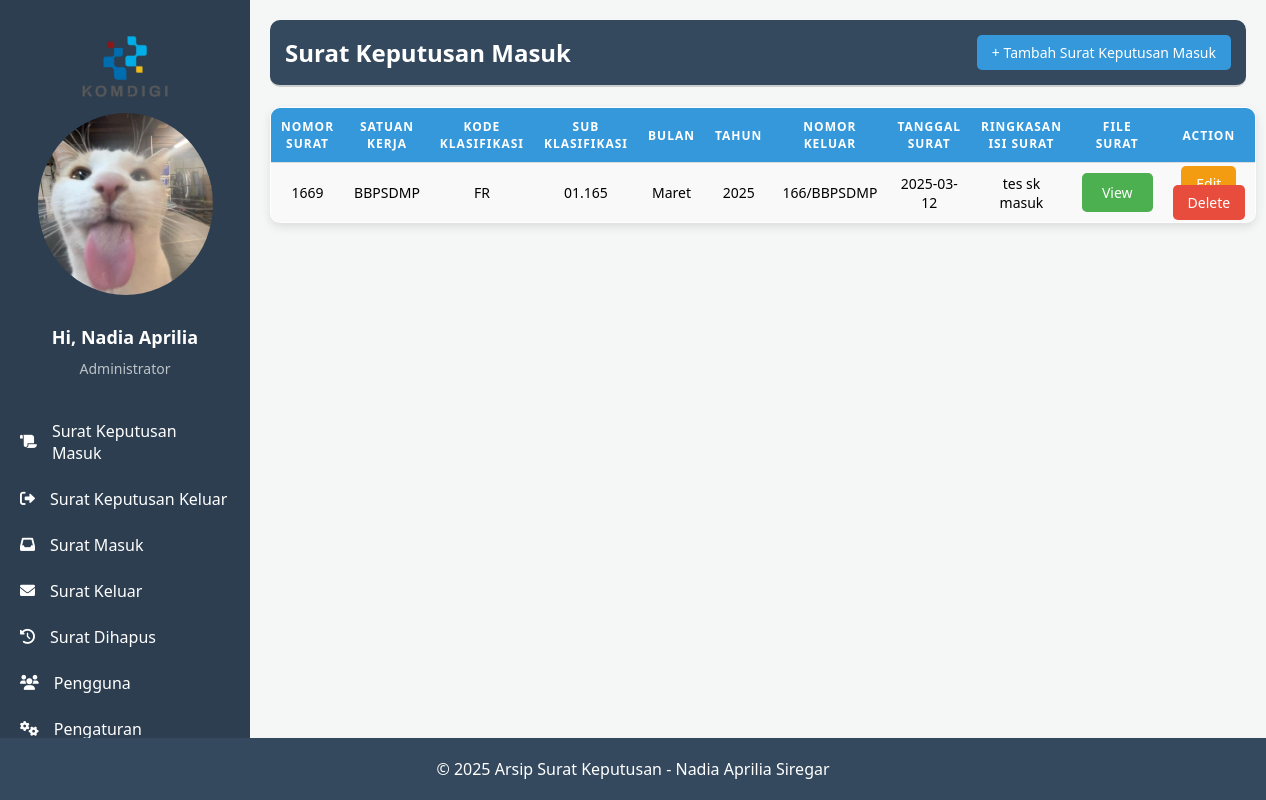
The app's page /sk_masuk.php (signed in) with its own data.
### tables this page shows
CREATE TABLE `sk_masuk` (
  `id` int(11) NOT NULL,
  `nomor_surat` varchar(25) NOT NULL,
  `satuan_kerja` varchar(25) DEFAULT NULL,
  `kode_klasifikasi` varchar(25) DEFAULT NULL,
  `sub_klasifikasi` varchar(25) DEFAULT NULL,
  `bulan` int(11) DEFAULT NULL,
  `tahun` int(11) DEFAULT NULL,
  `nomor_keluar` varchar(25) DEFAULT NULL,
  `tanggal_surat` date DEFAULT NULL,
  `ringkasan_isi_surat` text DEFAULT NULL,
  `file_surat` varchar(255) DEFAULT NULL
);

### sk_masuk.php (the view, shortened to what this page needs)
<?php
include('config.php');
$stmt = $pdo->prepare("SELECT * FROM admin WHERE id = ?");
$stmt->execute([$_SESSION['admin_id']]);
$admin = $stmt->fetch();
$photoPath = $admin['photo'] ? "uploads/" . $admin['photo'] : "uploads/default.png";
$stmt = $pdo->query("SELECT * FROM sk_masuk");
$sk_masuk_data = $stmt->fetchAll();
?>
<!DOCTYPE html>
<html lang="en">
<head>
    <link href="https://cdnjs.cloudflare.com/ajax/libs/font-awesome/6.0.0-beta3/css/all.min.css" rel="stylesheet">
    <link rel="stylesheet" href="style/styles.css">
</head>
<body>
    <div class="sidebar">
    <div class="logo-container">
    <img src="logo\Gambar_WhatsApp_2025-03-09_pukul_22.23.47_64dd9a5b-removebg-preview.png" alt="BBPSDMP Medan Logo" class="logo">
        </div>
            <div class="profile">
                <img src="<?php echo $photoPath; ?>" alt="Foto Admin" width="100">
                <h3>Hi, <?= htmlspecialchars($_SESSION['admin_name']) ?></h3>
                <p>Administrator</p>
            </div>
            <a href="sk_masuk.php">
                <i class="fas fa-scroll"></i> Surat Keputusan Masuk
            </a>
            <a href="sk_keluar.php">
                <i class="fas fa-sign-out-alt"></i> Surat Keputusan Keluar
            </a>
            <a href="index.php">
                <i class="fas fa-inbox"></i> Surat Masuk
            </a>
            <a href="surat_keluar.php">
                <i class="fas fa-envelope"></i> Surat Keluar
            </a>
            <a href="log_hapus.php">
                <i class="fas fa-history"></i> Surat Dihapus
            </a>
            <a href="pengguna.php">
                <i class="fas fa-users"></i> Pengguna
            </a>
            <a href="pengaturan.php">
                <i class="fas fa-cogs"></i> Pengaturan
            </a>
            <a href="logout.php" class="logout-btn">
            </a>
        </div>
    <div class="content">
        <div class="header">
            <h2>Surat Keputusan Masuk</h2>
            <a href="javascript:void(0);" class="btn btn-view" id="openModalBtn">+ Tambah Surat Keputusan Masuk</a>
        </div>
        <table>
        <tr>
            <th>Nomor Surat</th>
            <th>Satuan Kerja</th>
            <th>Kode Klasifikasi</th>
            <th>Sub Klasifikasi</th>
            <th>Bulan</th>
            <th>Tahun</th>
            <th>Nomor Keluar</th>
            <th>Tanggal Surat</th>
            <th>Ringkasan Isi Surat</th>
            <th>File Surat</th>
            <th>Action</th>
        </tr>
        <?php foreach ($sk_masuk_data as $sk): ?>
        <tr>
            <td><?= $sk['nomor_surat'] ?></td>
            <td><?= $sk['satuan_kerja'] ?></td>
            <td><?= $sk['kode_klasifikasi'] ?></td>
            <td><?= $sk['sub_klasifikasi'] ?></td>
            <td>
                <?php
                $bulan_nama = [
                    1 => 'Januari',
                    2 => 'Februari',
                    3 => 'Maret',
                    4 => 'April',
                    5 => 'Mei',
                    6 => 'Juni',
                    7 => 'Juli',
                    8 => 'Agustus',
                    9 => 'September',
                    10 => 'Oktober',
                    11 => 'November',
                    12 => 'Desember'
                ];
                echo $bulan_nama[$sk['bulan']];
                ?>
            </td>
            <td><?= $sk['tahun'] ?></td>
            <td><?= $sk['nomor_keluar'] ?></td>
            <td><?= $sk['tanggal_surat'] ?></td>
            <td><?= $sk['ringkasan_isi_surat'] ?></td>
            <td>
                    <?php
                    $file_path = $sk['file_surat'];
                    $file_ext = pathinfo($file_path, PATHINFO_EXTENSION);
                    if (in_array($file_ext, ['pdf']))  {
                        echo "<a href='#' onclick='openModal(\"$file_path\")' class='btn-view-file'>View</a>";
                    }
                    ?>
            </td>
            <td>
                <div class="action-buttons">
                    <a href="edit_skmasuk.php?id=<?= $sk['id'] ?>" class="btn btn-edit">Edit</a>
                    <a href="sk_masuk.php?delete_id=<?= $sk['id'] ?>" class="btn btn-delete" onclick="return confirm('Apakah Anda yakin ingin menghapus surat ini?')">Delete</a>
                </div>
            </td>
        </tr>
        <?php endforeach; ?>
    </table>
    </div>
    <footer>
        <p>&copy; 2025 Arsip Surat Keputusan - Nadia Aprilia Siregar</p>
    </footer>
</body>
</html>

### style/styles.css (style rules this page uses)
* { margin: 0; padding: 0; box-sizing: border-box; }
body { font-family: 'Segoe UI', Tahoma, Geneva, Verdana, sans-serif; background-color: #f4f7f6; }
.header { display: flex; justify-content: space-between; align-items: center; padding: 10px; background: #f4f4f4; border-bottom: 2px solid #ccc; }
.sidebar { width: 250px; height: 100vh; background-color: #2c3e50; color: white; position: fixed; top: 0; left: 0; padding-top: 30px; padding-bottom: 20px; box-sizing: border-box; }
.sidebar .profile { text-align: center; margin-bottom: 30px; }
.sidebar .profile img { width: 70%; height: auto; border-radius: 50%; margin-bottom: 15px; }
.sidebar .profile h3 { font-size: 18px; margin: 10px 0; }
.sidebar .profile p { font-size: 14px; color: #bdc3c7; }
.sidebar a { color: white; text-decoration: none; padding: 12px 20px; display: flex; align-items: center; font-size: 16px; border-radius: 5px; transition: background-color 0.3s ease, padding-left 0.3s ease; }
.sidebar a i { margin-right: 15px; font-size: 15px; }
.content { margin-left: 250px; padding: 20px; }
.header { background-color: #34495e; border-radius: 10px; color: white; padding: 15px; display: flex; justify-content: space-between; align-items: center; }
.header a { color: white; text-decoration: none; }
table { width: 100%; margin-top: 20px; border-collapse: collapse; background-color: #fff; border-radius: 10px; box-shadow: 0 4px 10px rgba(0, 0, 0, 0.1); overflow: hidden; border: 1px solid #ddd; }
th, td { padding: 10px; text-align: center; border-bottom: 1px solid #ddd; font-size: 14px; }
th { background-color: #3498db; color: white; font-weight: bold; text-transform: uppercase; font-size: 12px; letter-spacing: 1px; }
td { background-color: #f9f9f9; }
tr:nth-child(even) { background-color: #f5f5f5; }
tr:nth-child(odd) { background-color: #ffffff; }
.btn-view { background-color: #3498db; }
.btn-edit { background-color: #f39c12; }
.btn-delete { background-color: #e74c3c; }
.btn { padding: 8px 15px; border-radius: 5px; font-size: 14px; color: white; border: none; cursor: pointer; text-decoration: none; }
footer { text-align: center; padding: 20px; background-color: #34495e; color: white; position: fixed; bottom: 0; width: 100%; }
.btn-view-file { background-color: #4CAF50; color: white; border: none; padding: 10px 20px; text-align: center; text-decoration: none; display: inline-block; font-size: 14px; border-radius: 5px; cursor: pointer; transition: background-color 0.3s ease; }

### sk_masuk.php (style rules this page uses)
.logo-container { display: flex; align-items: center; justify-content: center; padding-bottom: 10px; gap: 10px; }
.logo { width: 130px; height: auto; max-width: 100%; }

### records on screen
sk_masuk: nomor_surat "1669", satuan_kerja "BBPSDMP", kode_klasifikasi "FR", sub_klasifikasi "01.165", bulan "Maret", tahun "2025", nomor_keluar "166/BBPSDMP", tanggal_surat "2025-03-12", ringkasan_isi_surat "tes sk masuk"

### other values on screen
$_SESSION['admin_name'] "Nadia Aprilia"
